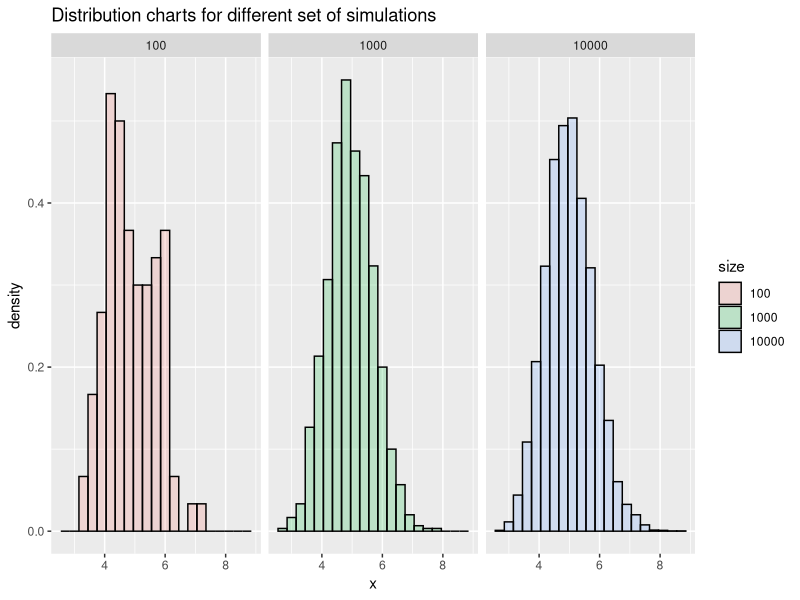
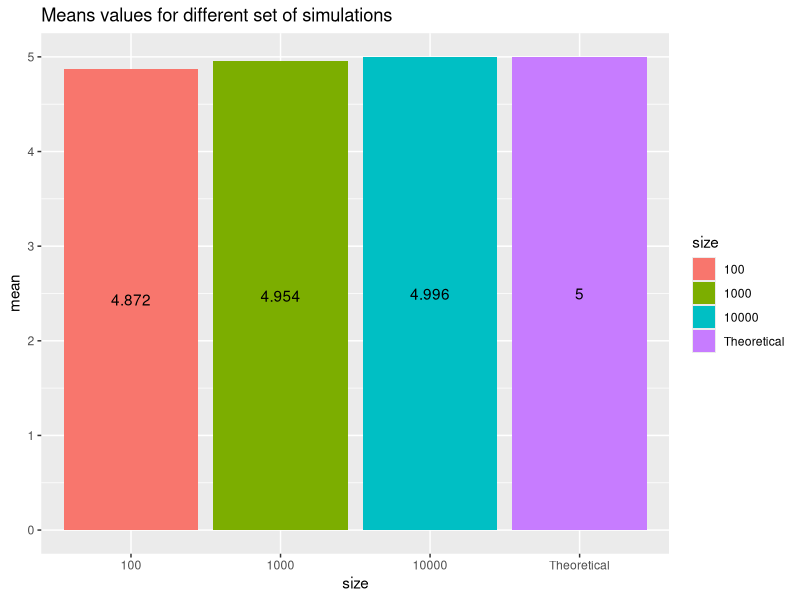
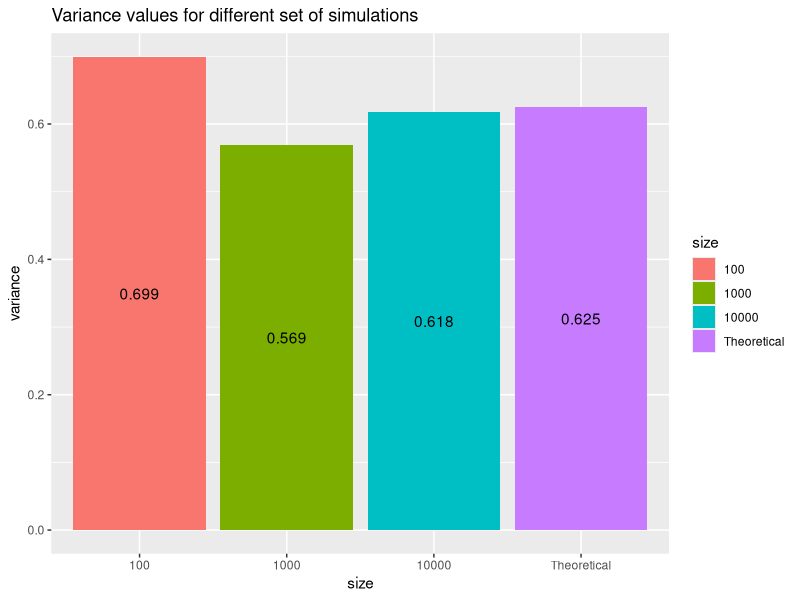

The R source for these figures, in order:
## ---- chunk 1
knitr::opts_chunk$set(echo = TRUE)
## ---- chunk 2

# Load required libraries
library(ggplot2)

# setting the main attributes
lambda <- 0.2
n <- 40

# calculating the theorical mean and variance
th_mean <- 1/lambda
th_var <- (1/(lambda^2))/n

# creating a data frame to store the data of distribution, mean and variance for 
# the different simulations
df_mean <- data.frame(th_mean, "Theoretical")
colnames(df_mean) <- c("mean", "size")

df_var <- data.frame(th_var, "Theoretical")
colnames(df_var) <- c("variance", "size")

df_dist <- data.frame(x = numeric(), size = character())

## ---- chunk 3

#
# loop for simulations of 100, 1000, 10000
#
simulations <- c(100, 1000, 10000)


for (j in simulations){
    
    mns = NULL
    
    for (i in 1 : j) mns = c(mns, mean(rexp(n, lambda)))
    
    # setting the data of distribution
    df_dist_t <- data.frame(mns, as.factor(j))
    colnames(df_dist_t) <- c("x", "size")
    df_dist <- rbind (df_dist, df_dist_t)
    
    #setting the data of means
    df_mean_t <- data.frame(mean(mns), as.factor(j))
    colnames(df_mean_t) <- c("mean", "size")
    df_mean <- rbind(df_mean, df_mean_t)
    
    #setting the data of variances
    df_var_t <- data.frame(var(mns), as.factor(j))
    colnames(df_var_t) <- c("variance", "size")
    df_var <- rbind(df_var, df_var_t)
    
}

## ---- chunk 4

# plotting distribution charts
g <- ggplot(df_dist, aes(x = x, fill = size)) + 
    geom_histogram(alpha = .20, binwidth=.3, colour = "black", aes(y = ..density..)) 

g + facet_grid(. ~ size) + ggtitle("Distribution charts for different set of simulations")

## ---- chunk 5

# plotting mean charts
df_mean$size <- factor(df_mean$size, levels = c("100", "1000", "10000", "Theoretical"))

g <- ggplot(df_mean, aes(size, mean)) + geom_bar(stat = "identity", aes(fill = size)) +
    ggtitle ("Means values for different set of simulations")

g +  geom_text(aes(label = round(mean, 3), y = mean - 0.5* mean))

## ---- chunk 6

# plotting variance charts
df_var$size <- factor(df_var$size, levels = c("100", "1000", "10000", "Theoretical"))

g <- ggplot(df_var, aes(size, variance)) + geom_bar(stat = "identity", aes(fill = size)) +
    ggtitle ("Variance values for different set of simulations")

g +  geom_text(aes(label = round(variance, 3), y = variance - 0.5* variance))

